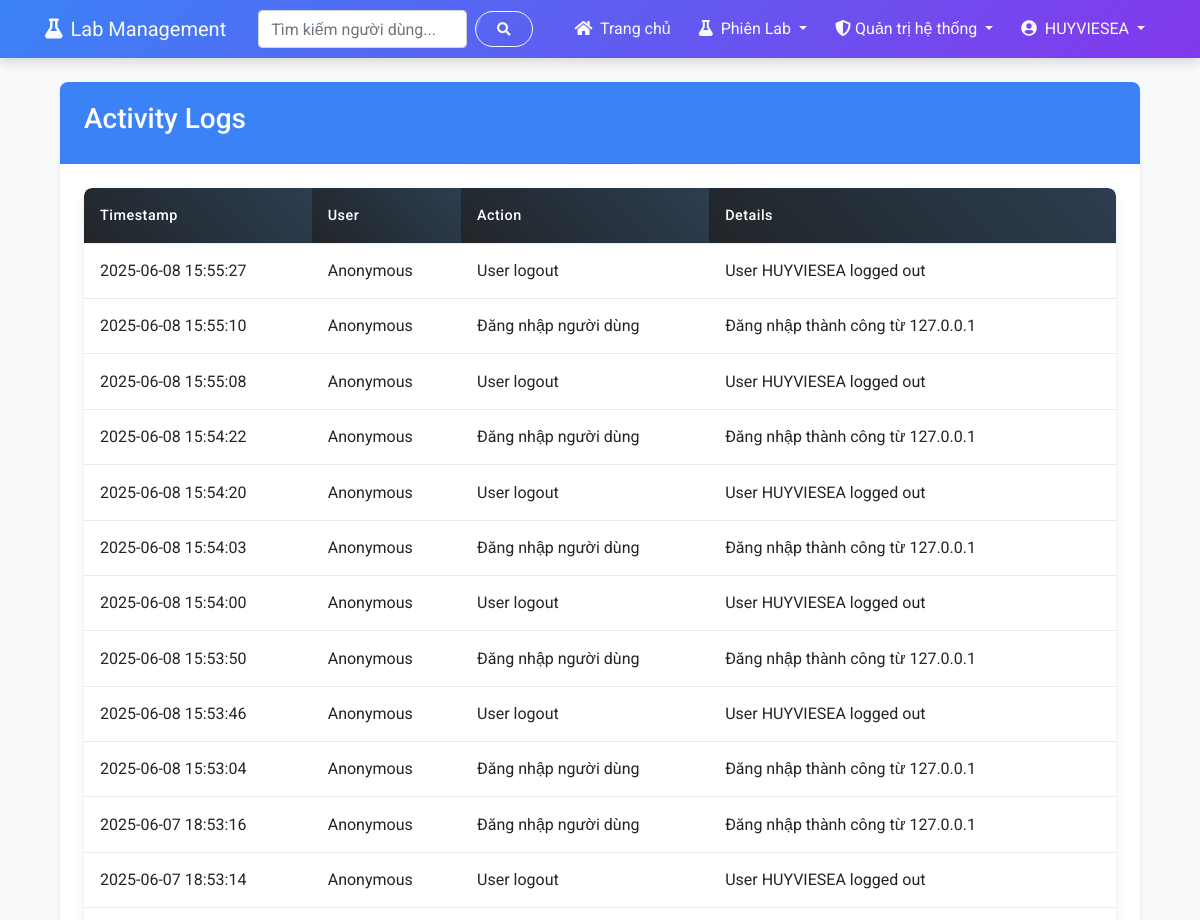
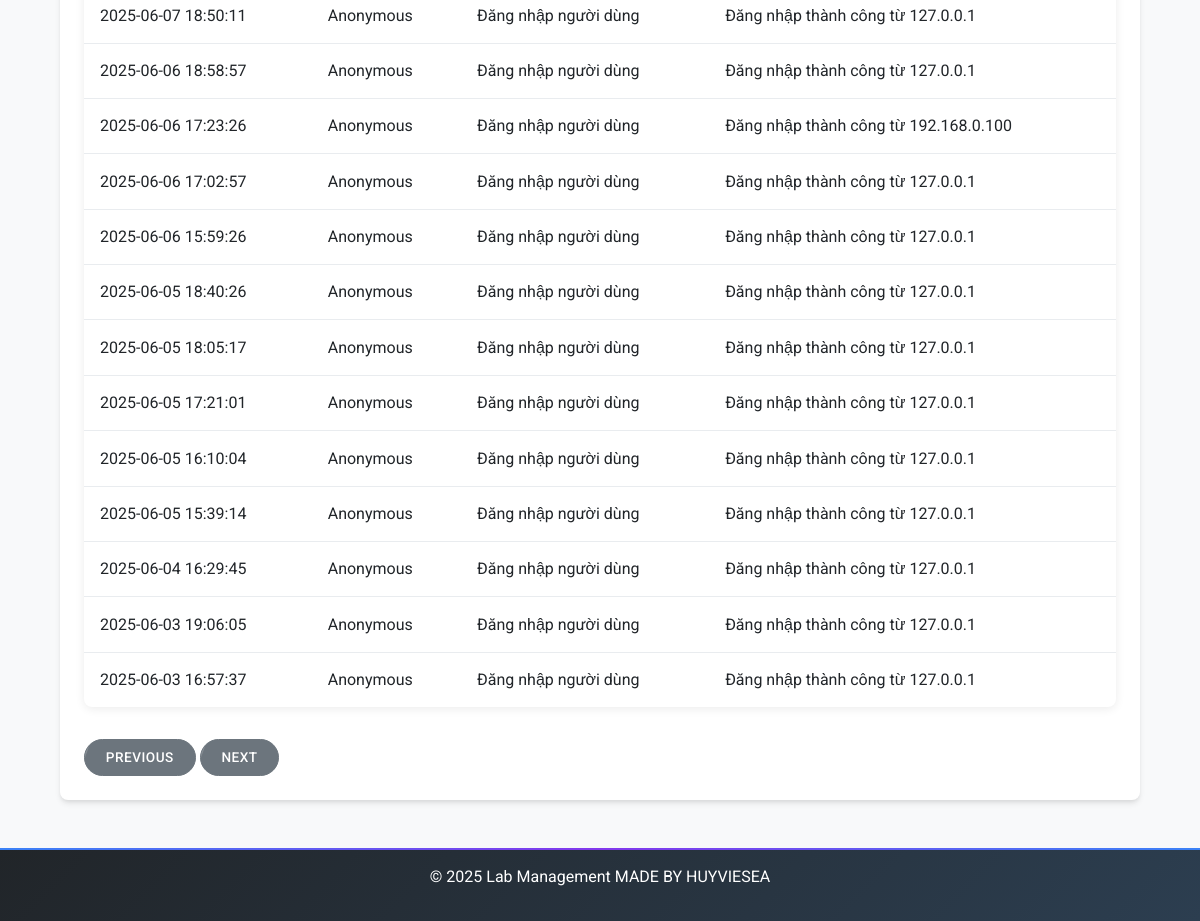
The app's page /admin/activity-logs/4 (signed in) with its own data (2 pictures, top to bottom).
### app/models.py (models this page shows, shortened)
class NguoiDung(UserMixin, db.Model):
    id = db.Column(db.Integer, primary_key=True)
    ten_nguoi_dung = db.Column(db.String(80), unique=True, nullable=False)
    email = db.Column(db.String(120), unique=True, nullable=False)
    mat_khau_hash = db.Column(db.String(256))
    vai_tro = db.Column(db.String(20), default="nguoi_dung")  # quan_tri_he_thong, quan_tri_vien, nguoi_dung
    ngay_tao = db.Column(db.DateTime, default=datetime.utcnow)
    last_seen = db.Column(db.DateTime, default=datetime.utcnow)
    bio = db.Column(db.Text, nullable=True)  # Thêm trường bio cho giới thiệu bản thân
    reset_token = db.Column(db.String(100), nullable=True)
    reset_token_expiry = db.Column(db.Integer, nullable=True)  # Unix timestamp
    def is_admin(self):
        return self.vai_tro in ["quan_tri_vien", "quan_tri_he_thong"]
    def is_admin_manager(self):
        return self.vai_tro == "quan_tri_he_thong"

class NhatKyHoatDong(db.Model):
    id = db.Column(db.Integer, primary_key=True)
    nguoi_dung_ma = db.Column(db.Integer, db.ForeignKey("nguoi_dung.id"), nullable=True)
    nguoi_dung = db.relationship("NguoiDung", backref="nhat_ky")
    hanh_dong = db.Column(db.String(128), nullable=False)
    chi_tiet = db.Column(db.Text, nullable=True)
    dia_chi_ip = db.Column(db.String(45), nullable=True)
    thoi_gian = db.Column(db.DateTime, default=datetime.utcnow)

### app/routes/admin.py (the view)
@admin_bp.route('/activity-logs')
@admin_bp.route('/activity-logs/<int:page>')
@login_required
@admin_required
@cached_route(timeout=120, key_prefix='admin_activity_logs')
def activity_logs(page=1):
    per_page = CaiDatHeThong.lay_gia_tri("items_per_page", 25)
    logs = NhatKyHoatDong.query.order_by(NhatKyHoatDong.thoi_gian.desc()).paginate(
        page=page, per_page=per_page, error_out=False
    )
    return render_template("admin/admin_logs.html", logs=logs)

### app/cache/cache_manager.py (called while the page is built, shortened)
    def get_cache(self) -> Optional[Any]:
        if self.cache:
            return self.cache
        try:
            from flask import current_app
            cache_ext = current_app.extensions.get('cache')
            if cache_ext and isinstance(cache_ext, dict):
                for cache_instance in cache_ext.keys():
                    if hasattr(cache_instance, 'get') and hasattr(cache_instance, 'set') and hasattr(cache_instance, 'delete'):
                        return cache_instance
        except Exception as e:
            logger.error(f"Error getting cache: {e}")
            return None

    def record_miss(self):
        self.metrics['misses'] += 1

    def generate_cache_key(self, prefix, *args, **kwargs):
        key_parts = [prefix]
        if hasattr(g, 'current_user') and current_user.is_authenticated:
            key_parts.append(f"user_{current_user.id}")
        for arg in args:
            if isinstance(arg, (str, int, float)):
                key_parts.append(str(arg))
            else:
                key_parts.append(hashlib.md5(str(arg).encode()).hexdigest()[:8])
        for k, v in sorted(kwargs.items()):
            key_parts.append(f"{k}_{v}")
        return "_".join(key_parts)

### app/models.py (called while the page is built)
    @staticmethod
    def lay_gia_tri(khoa, mac_dinh=None):
        setting = CaiDatHeThong.query.filter_by(khoa=khoa).first()
        if setting is None:
            return mac_dinh
        if setting.kieu == "boolean":
            return setting.gia_tri.lower() in ("true", "1", "yes")
        elif setting.kieu == "integer":
            return int(setting.gia_tri) if setting.gia_tri else 0
        elif setting.kieu == "float":
            return float(setting.gia_tri) if setting.gia_tri else 0.0
        return setting.gia_tri

### app/session_handler.py (called while the page is built)
    def init_app(self, app):
        self.app = app
        @app.before_request
        def ensure_session_consistency():
            self._ensure_session_consistency()

### app/templates/admin/admin_logs.html (shortened to what this page needs)
{% extends "index.html" %}
{% block styles %}
<link rel="stylesheet" href="{{ url_for('static', filename='css/admin_tables.css') }}">
{% endblock %}
{% block content %}
{% if current_user.is_authenticated and (current_user.is_admin() or current_user.is_admin_manager()) %}
<div class="container">
    <div class="card">
        <div class="card-header bg-primary text-white">
            <h3>Activity Logs</h3>
        </div>
        <div class="card-body">
            <div class="table-responsive">
                <table class="table admin-table">
                    <thead>
                        <tr>
                            <th class="sortable">Timestamp</th>
                            <th class="sortable">User</th>
                            <th class="sortable">Action</th>
                            <th>Details</th>
                        </tr>
                    </thead>
                    <tbody>
                        {% for log in logs.items %}
                        <tr>
                            <td>{{ log.thoi_gian.strftime('%Y-%m-%d %H:%M:%S') }}</td>
                            <td>
                                {% if log.user %}
                                    {{ log.nguoi_dung.ten_nguoi_dung }}
                                {% else %}
                                    Anonymous
                                {% endif %}
                            </td>
                            <td>{{ log.hanh_dong }}</td>
                            <td>{{ log.chi_tiet }}</td>
                        </tr>
                        {% endfor %}
                    </tbody>
                </table>
            </div>
            <div class="mt-3">            {% if logs.has_prev %}
                <a href="{{ url_for('admin.activity_logs', page=logs.prev_num) }}" class="btn btn-secondary">Previous</a>
            {% endif %}
            {% if logs.has_next %}
                <a href="{{ url_for('admin.activity_logs', page=logs.next_num) }}" class="btn btn-secondary">Next</a>
                {% endif %}
            </div>
        </div>
    </div>
</div>
{% else %}
<div class="alert alert-danger mt-5">Bạn không có quyền truy cập trang này.</div>
{% endif %}
{% endblock %}

### app/templates/base.html (shortened to what this page needs)
<!DOCTYPE html>
<html lang="vi">
<head>
    <link rel="stylesheet" href="https://cdnjs.cloudflare.com/ajax/libs/font-awesome/5.15.3/css/all.min.css">
    <link rel="stylesheet" href="https://stackpath.bootstrapcdn.com/bootstrap/4.5.2/css/bootstrap.min.css">
    <link rel="stylesheet" href="{{ url_for('static', filename='css/base.css') }}">
    <link rel="stylesheet" href="{{ url_for('static', filename='css/flash_messages.css') }}">
    <link rel="stylesheet" href="{{ url_for('static', filename='css/responsive.css') }}">
    {% block styles %}{% endblock %}
</head>
<body class="{% block body_class %}{% endblock %}">
    <nav class="navbar navbar-expand-lg navbar-dark bg-primary">
        <div class="container">
            <a class="navbar-brand" href="{{ url_for('user.dashboard') if current_user.is_authenticated else url_for('auth.login') }}">
                <i class="fas fa-flask mr-2"></i>Lab Management
            </a>
            <div class="collapse navbar-collapse" id="navbarNav">
                <form class="form-inline my-2 my-lg-0 mr-auto ml-3" method="GET" action="{{ url_for('search.search') }}">
                    <input class="form-control mr-sm-2" type="search" name="q" placeholder="Tìm kiếm người dùng..." aria-label="Search">
                    <button class="btn btn-outline-light my-2 my-sm-0" type="submit">
                        <i class="fas fa-search"></i>
                    </button>
                </form>
                <ul class="navbar-nav ml-auto">
                    {% if current_user.is_authenticated %}
                        <li class="nav-item">
                            <a class="nav-link" href="{{ url_for('user.dashboard') }}">
                                <i class="fas fa-home mr-1"></i> Trang chủ
                            </a>
                        </li>
                        <li class="nav-item dropdown">
                            <a class="nav-link dropdown-toggle" href="#" id="labSessionsDropdown" role="button" data-toggle="dropdown">
                                <i class="fas fa-flask mr-1"></i> Phiên Lab
                            </a>
                        </li>
                        {% if current_user.is_admin() %}
                        <li class="nav-item dropdown">
                            <a class="nav-link dropdown-toggle" href="#" id="adminDropdown" role="button" data-toggle="dropdown">
                                {% if current_user.is_admin_manager() %}
                                <i class="fas fa-shield-alt"></i> Quản trị hệ thống
                                {% else %}
                                <i class="fas fa-user-shield"></i> Quản trị viên
                                {% endif %}
                            </a>
                        </li>
                        {% endif %}
                        <li class="nav-item dropdown">
                            <a class="nav-link dropdown-toggle" href="#" id="userDropdown" role="button" data-toggle="dropdown">
                                <i class="fas fa-user-circle mr-1"></i> {{ current_user.ten_nguoi_dung }}
                            </a>
                        </li>
                    {% endif %}
                </ul>
            </div>
        </div>
    </nav>
    <main class="container mt-4">
        {% block content %}{% endblock %}
    </main>
    <footer class="bg-dark text-white text-center py-3 mt-5">
        <p>&copy; 2025 Lab Management MADE BY HUYVIESEA
        </p>
    </footer>
</body>
</html>

### app/static/css/base.css (style rules this page uses)
body { font-family: 'Roboto', sans-serif; background-color: var(--light-bg); color: var(--text-color); line-height: 1.6; position: relative; overflow-x: hidden; }
.navbar { background: linear-gradient(135deg, var(--primary-color), var(--secondary-color)); margin-bottom: 20px; box-shadow: 0 4px 12px rgba(0, 0, 0, 0.15); border: none; transition: var(--transition); }
.navbar-dark .navbar-brand, .navbar-dark .navbar-nav .nav-link { color: var(--text-light); transition: var(--transition); }
.navbar-nav { align-items: center; }
.navbar-nav .nav-item { padding: 0 2px; }
.navbar-nav .nav-link { white-space: nowrap; }
.navbar-nav .nav-item { margin-left: 2px; }
.navbar-nav .nav-link { padding: 0.5rem 0.75rem; white-space: nowrap; }
.card { margin-bottom: 24px; border: none; border-radius: var(--border-radius); box-shadow: var(--box-shadow); transition: var(--transition); overflow: hidden; background: #ffffff; position: relative; }
.card-header { font-weight: 500; border-bottom: none; padding: 1.25rem 1.5rem; position: relative; z-index: 1; }
.card-header:after { content: ''; position: absolute; bottom: 0; left: 0; width: 100%; height: 1px; background: linear-gradient(to right, transparent, rgba(0, 0, 0, 0.1), transparent); }
.card-body { padding: 1.5rem; }
.btn { border-radius: 50px; padding: 0.5rem 1.5rem; transition: var(--transition); font-weight: 500; text-transform: uppercase; font-size: 0.85rem; letter-spacing: 0.5px; position: relative; overflow: hidden; }
.btn:after { content: ''; position: absolute; top: 0; left: -100%; width: 100%; height: 100%; background: rgba(255, 255, 255, 0.2); transform: skewX(-20deg); transition: all 0.6s ease; }
.table { box-shadow: var(--box-shadow); border-radius: var(--border-radius); overflow: hidden; margin-bottom: 2rem; }
.table thead th { background: linear-gradient(45deg, var(--dark-bg), #2c3e50); color: var(--text-light); border: none; padding: 1rem; font-weight: 500; }
.table td { padding: 1rem; vertical-align: middle; border-top: 1px solid #e9ecef; }
footer { background: linear-gradient(135deg, var(--dark-bg), #2c3e50); color: var(--text-light); padding: 2rem 0; margin-top: 3rem; position: relative; overflow: hidden; }
footer:before { content: ''; position: absolute; top: 0; left: 0; width: 100%; height: 2px; background: linear-gradient(to right, var(--primary-color), var(--secondary-color), var(--primary-color)); }

### app/static/css/responsive.css (style rules this page uses)
:root { --breakpoint-xs: 0; --breakpoint-sm: 576px; --breakpoint-md: 768px; --breakpoint-lg: 992px; --breakpoint-xl: 1200px; }
html { font-size: 15px; scroll-behavior: smooth; }
body { overflow-x: hidden; width: 100%; min-height: 100vh; }
.container { width: 100%; padding-right: 15px; padding-left: 15px; margin-right: auto; margin-left: auto; }
@media (min-width: 576px) { html { font-size: 16px; } }
@media (min-width: 576px) { .container { max-width: 540px; } }
@media (min-width: 576px) { input, select, textarea { font-size: 0.95rem; padding: 0.6rem; } }
@media (min-width: 576px) { .btn { padding: 0.45rem 1.3rem; } }
@media (min-width: 576px) { .table td, .table th { padding: 0.8rem; } }
@media (min-width: 576px) { .card { margin-bottom: 1.5rem; } }
@media (min-width: 768px) { .container { max-width: 720px; } }
@media (min-width: 768px) { .navbar-nav { flex-direction: row; } }
@media (min-width: 768px) { .navbar-nav .nav-item { margin-left: 0.5rem; } }
@media (min-width: 768px) { .container, .form-container, .overlay-panel { transition: all 0.6s ease-in-out; } }
@media (min-width: 768px) { .admin-table thead th { padding: 1rem; font-size: 0.9rem; } }
@media (min-width: 992px) { .container { max-width: 960px; } }
@media (min-width: 992px) { .navbar-expand-lg .navbar-nav { flex-direction: row; } }
@media (min-width: 992px) { button, a, .card, .btn { transition: all 0.3s cubic-bezier(0.25, 0.8, 0.25, 1); } }
@media (min-width: 992px) { .table-responsive { overflow: visible; } }
@media (min-width: 1200px) { .container { max-width: 1140px; } }

### records on screen
NguoiDung: ten_nguoi_dung "HUYVIESEA"
NhatKyHoatDong: thoi_gian "2025-06-08 15:55:27", hanh_dong "User logout", chi_tiet "User HUYVIESEA logged out"
NhatKyHoatDong: thoi_gian "2025-06-08 15:55:10", hanh_dong "Đăng nhập người dùng", chi_tiet "Đăng nhập thành công từ 127.0.0.1"
NhatKyHoatDong: thoi_gian "2025-06-08 15:55:08", hanh_dong "User logout", chi_tiet "User HUYVIESEA logged out"
NhatKyHoatDong: thoi_gian "2025-06-08 15:54:22", hanh_dong "Đăng nhập người dùng", chi_tiet "Đăng nhập thành công từ 127.0.0.1"
NhatKyHoatDong: thoi_gian "2025-06-08 15:54:20", hanh_dong "User logout", chi_tiet "User HUYVIESEA logged out"
NhatKyHoatDong: thoi_gian "2025-06-08 15:54:03", hanh_dong "Đăng nhập người dùng", chi_tiet "Đăng nhập thành công từ 127.0.0.1"
NhatKyHoatDong: thoi_gian "2025-06-08 15:54:00", hanh_dong "User logout", chi_tiet "User HUYVIESEA logged out"
NhatKyHoatDong: thoi_gian "2025-06-08 15:53:50", hanh_dong "Đăng nhập người dùng", chi_tiet "Đăng nhập thành công từ 127.0.0.1"
NhatKyHoatDong: thoi_gian "2025-06-08 15:53:46", hanh_dong "User logout", chi_tiet "User HUYVIESEA logged out"
NhatKyHoatDong: thoi_gian "2025-06-08 15:53:04", hanh_dong "Đăng nhập người dùng", chi_tiet "Đăng nhập thành công từ 127.0.0.1"
NhatKyHoatDong: thoi_gian "2025-06-07 18:53:16", hanh_dong "Đăng nhập người dùng", chi_tiet "Đăng nhập thành công từ 127.0.0.1"
NhatKyHoatDong: thoi_gian "2025-06-07 18:53:14", hanh_dong "User logout", chi_tiet "User HUYVIESEA logged out"
NhatKyHoatDong: thoi_gian "2025-06-07 18:50:11", hanh_dong "Đăng nhập người dùng", chi_tiet "Đăng nhập thành công từ 127.0.0.1"
NhatKyHoatDong: thoi_gian "2025-06-06 18:58:57", hanh_dong "Đăng nhập người dùng", chi_tiet "Đăng nhập thành công từ 127.0.0.1"
NhatKyHoatDong: thoi_gian "2025-06-06 17:23:26", hanh_dong "Đăng nhập người dùng", chi_tiet "Đăng nhập thành công từ 192.168.0.100"
NhatKyHoatDong: thoi_gian "2025-06-06 17:02:57", hanh_dong "Đăng nhập người dùng", chi_tiet "Đăng nhập thành công từ 127.0.0.1"
NhatKyHoatDong: thoi_gian "2025-06-06 15:59:26", hanh_dong "Đăng nhập người dùng", chi_tiet "Đăng nhập thành công từ 127.0.0.1"
NhatKyHoatDong: thoi_gian "2025-06-05 18:40:26", hanh_dong "Đăng nhập người dùng", chi_tiet "Đăng nhập thành công từ 127.0.0.1"
NhatKyHoatDong: thoi_gian "2025-06-05 18:05:17", hanh_dong "Đăng nhập người dùng", chi_tiet "Đăng nhập thành công từ 127.0.0.1"
NhatKyHoatDong: thoi_gian "2025-06-05 17:21:01", hanh_dong "Đăng nhập người dùng", chi_tiet "Đăng nhập thành công từ 127.0.0.1"
NhatKyHoatDong: thoi_gian "2025-06-05 16:10:04", hanh_dong "Đăng nhập người dùng", chi_tiet "Đăng nhập thành công từ 127.0.0.1"
NhatKyHoatDong: thoi_gian "2025-06-05 15:39:14", hanh_dong "Đăng nhập người dùng", chi_tiet "Đăng nhập thành công từ 127.0.0.1"
NhatKyHoatDong: thoi_gian "2025-06-04 16:29:45", hanh_dong "Đăng nhập người dùng", chi_tiet "Đăng nhập thành công từ 127.0.0.1"
NhatKyHoatDong: thoi_gian "2025-06-03 19:06:05", hanh_dong "Đăng nhập người dùng", chi_tiet "Đăng nhập thành công từ 127.0.0.1"
NhatKyHoatDong: thoi_gian "2025-06-03 16:57:37", hanh_dong "Đăng nhập người dùng", chi_tiet "Đăng nhập thành công từ 127.0.0.1"
